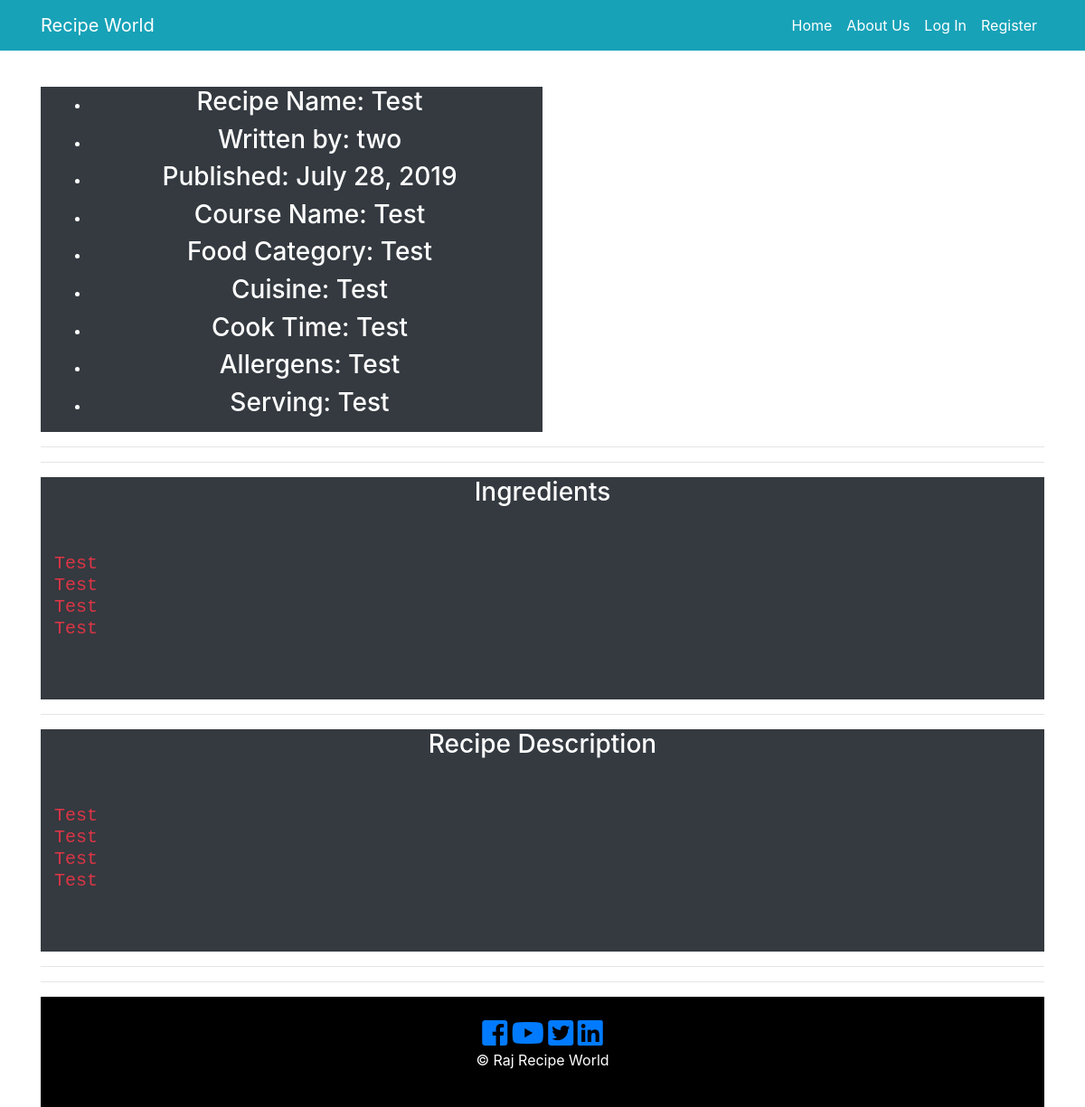
Page /2 on the earlier database version.
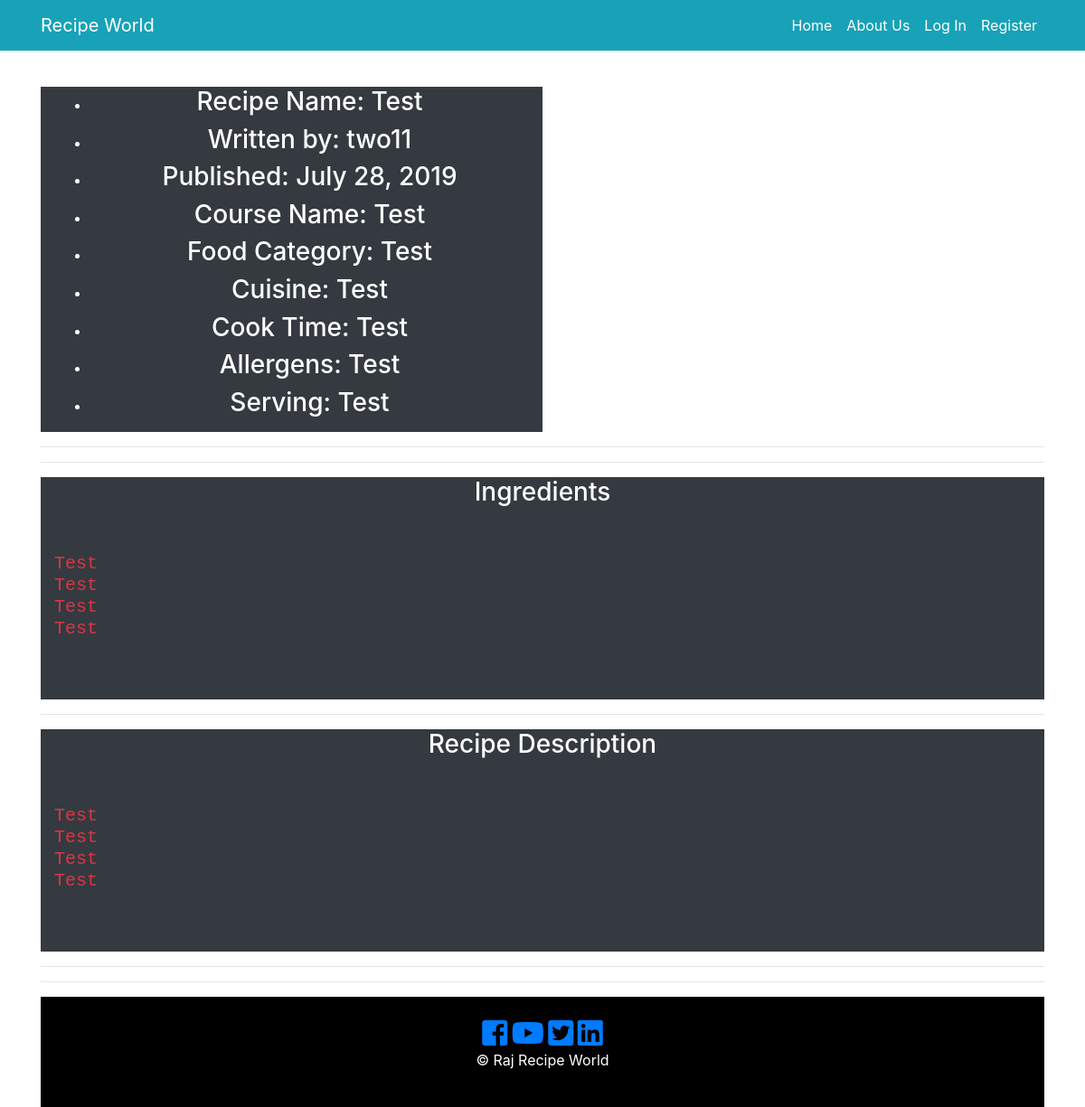
Same page on the later database version.
### recipe_app/models.py (models this page shows, shortened)
class User(db.Model, UserMixin):
     __tablename__ = 'users'
     id = db.Column(db.Integer, primary_key = True)
     picture = db.Column(db.String(128), default='default_profile.png', nullable=False)
     email = db.Column(db.String(64), unique=True, index=True)
     username = db.Column(db.String(64), unique=True, index=True)
     password_hash = db.Column(db.String(128))
     recipe = db.relationship('RecipePost', backref='author', lazy=True)

### recipe_app/users/views.py (the view)
@users.route("/<username>")
def user_recipies(username):
    page = request.args.get('page',1,type=int)
    user = User.query.filter_by(username=username).first_or_404()
    recipies_posted = RecipePost.query.filter_by(author=user).order_by(RecipePost.date.desc()).paginate(page=page,per_page=5)
    return render_template('user_recipe_posts.html', recipies_posted=recipies_posted, user=user)

### recipe_app/recipe_posts/views.py (called while the page is built)
@recipe_posts.route('/<int:recipe_post_id>')
def recipe_post(recipe_post_id):
    recipe_post = RecipePost.query.get_or_404(recipe_post_id)
    return render_template('recipe_post.html', recipe_name=recipe_post.recipe_name,
                            date=recipe_post.date, recipe=recipe_post
    )

### recipe_app/templates/recipe_post.html (shortened to what this page needs)
{% extends "base.html" %}
{% block content %}
  <section id="" class="text-center text-white">
    <div class="container">
      <div class="row">
        <div class="col-md-6 bg-dark">
          <ul class="">
              <li class="">
                  <h3> Recipe Name: {{ recipe.recipe_name }}</h3>
              </li>
              <li class="">
                <h3>Written by: {{recipe.author.username}}</h3>
              </li>
              <li class="">
                <h3>Published: {{recipe.date.strftime('%B %d, %Y') }}</h3>
              </li>
              <li class="">
                  <h3> Course Name: {{recipe.course}} </h3>
              </li>
              <li class="">
                <h3>Food Category: {{recipe.food_category}}</h3>
              </li>
              <li class="">
                <h3>Cuisine: {{ recipe.cuisine }}</h3>
              </li>
              <li class="">
                <h3> Cook Time: {{recipe.cook_time}}</h3>
              </li>
              <li class="">
                <h3> Allergens: {{ recipe.allergens }}</h3>
              </li>
              <li class="">
                <h3>Serving: {{ recipe.serving }}</h3>
              </li>
            </ul>
        </div>
        <div class="col-md-6">
              <div class="col-lg-5">
                  <div class="col-xs-12 col-sm-12 col-md-12 col-lg-12">
                    <div class="thumbnail">
                    </div>
                  </div>
              </div>
        </div>
      </div>
    </div>
</section>
<hr>
<hr>
  <div>
    <div class="container text-center text-white">
      <div class="row">
            <div class="col-md-12 bg-dark">
              <h3> Ingredients </h3>
                <div>
                  <pre class="text-danger text-left text-capitalize">
                    <h5>{{recipe.ingredients}}</h5>
                  </pre>
               </div>
            </div>
        </div>
      </div>
    </div>
<hr>
  <div>
    <div class="container text-center text-white">
      <div class="row">
            <div class="col-md-12 bg-dark">
              <h3> Recipe Description </h3>
              <div>
              <pre class="text-danger text-left text-capitalize">
                <h5>{{recipe.recipe_description}} </h5>
              </pre>
            </div>
        </div>
    </div>
  </div>
<hr>
 <hr>
{% endblock content %}

Differences in the rows shown:
changed User: author.username "two" → "two11"
